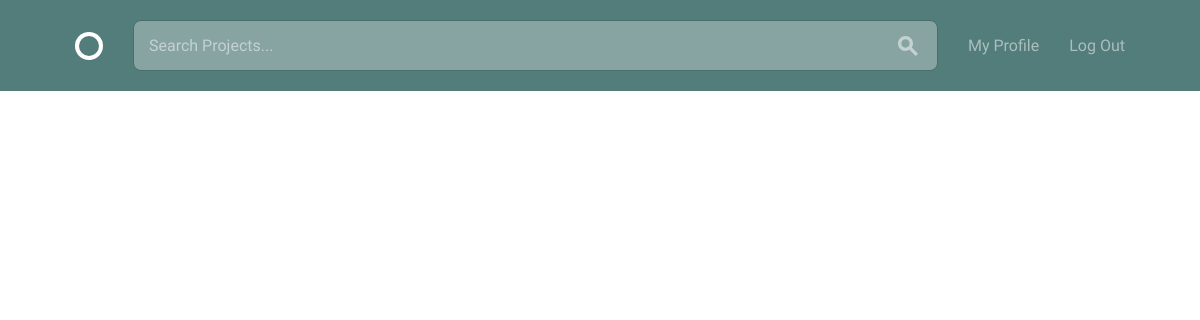
Before: /projects/foster/edit (signed in) with the older database file.
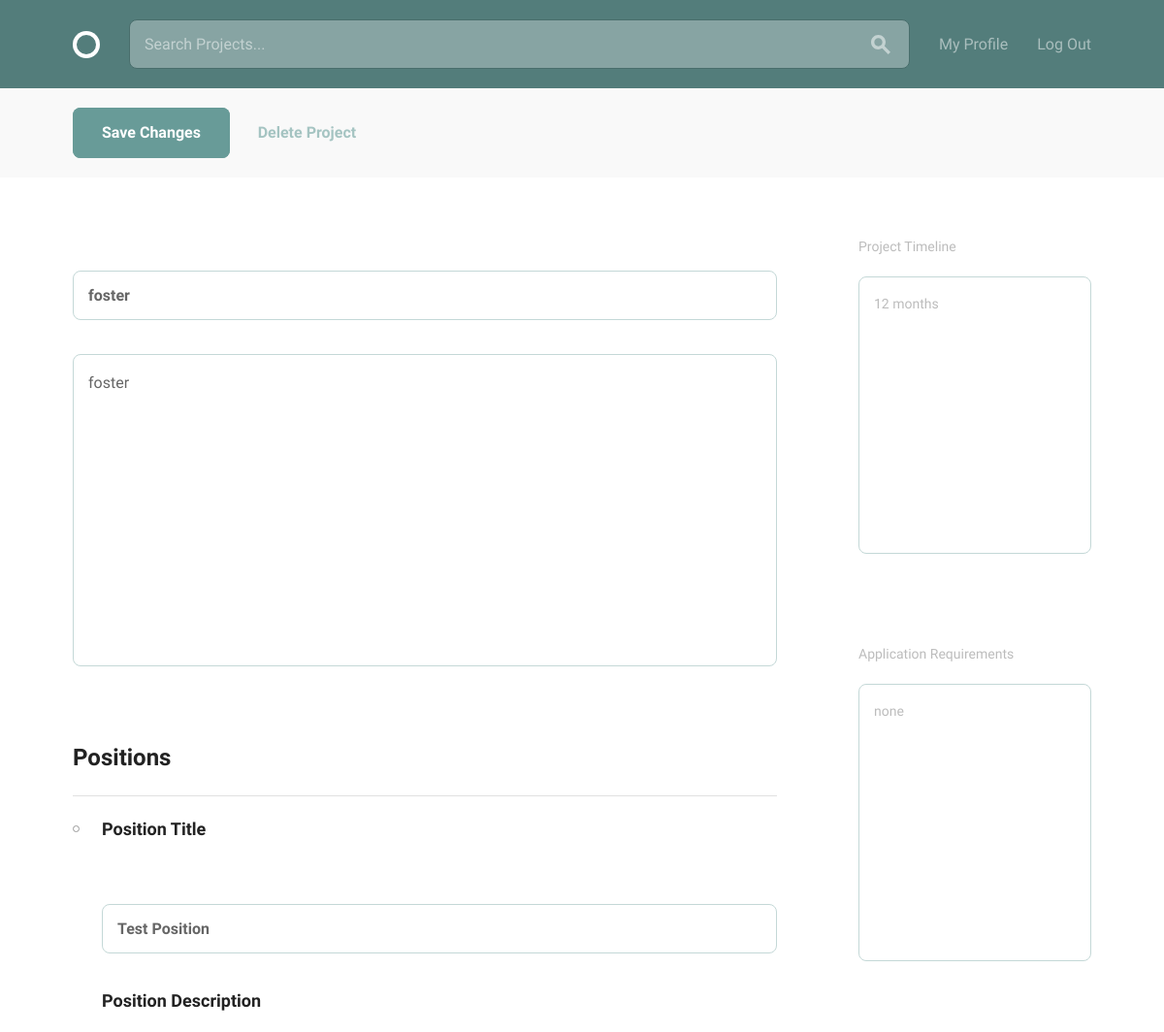
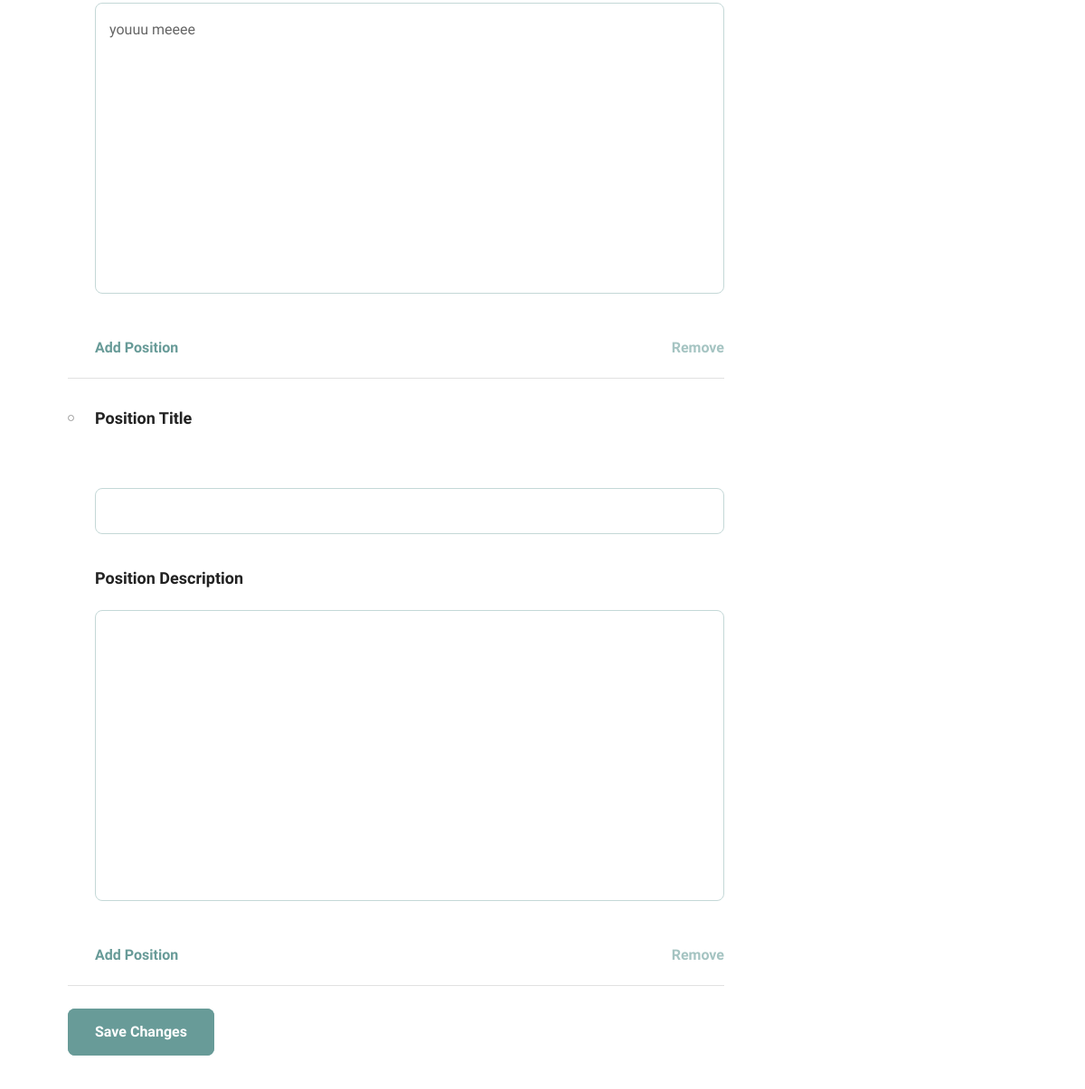
After: the same page with the newer database file (2 pictures, top to bottom).
### projects/models.py (models this page shows, shortened)
class Project(models.Model):
    owner = models.ForeignKey(settings.AUTH_USER_MODEL, on_delete=models.CASCADE, null=True)
    title = models.CharField(max_length=30)
    slug = models.SlugField(null=True)
    description = models.CharField(max_length=150)
    timeline = models.CharField(max_length=30)
    requirements = models.CharField(max_length=150)
    date_created = models.DateTimeField(default=timezone.now)
    positions = models.ManyToManyField('Position', related_name="projects")
    count = models.IntegerField(null=True, default=0)
    class Meta:
        ordering = ['-date_created']

### projects/views.py (the view, shortened to what this page needs)
# urls.py: path('<slug:slug>/edit', login_required(views.ProjectEdit.as_view()), name='project_edit'),
class ProjectEdit(UpdateView):
    model = Project
    form_class = CreateProject
    template_name = 'project_edit.html'
    success_url = reverse_lazy('projects:projects')
    context_object_name = 'project_edit'
    def get_context_data(self, **kwargs):
        context = super(ProjectEdit, self).get_context_data(**kwargs)
        if self.request.POST:
            context['position_formset'] = PositionFormSet(self.request.POST, instance=self.object)
            context['position_formset'].full_clean()
        else:
            context['position_formset'] = PositionFormSet(instance=self.object)
        return context

### projects/forms.py
class CreateProject(forms.ModelForm):
    class Meta:
        model = Project
        fields = ('title', 'description', 'timeline', 'requirements')

### projects/templates/project_edit.html (shortened to what this page needs)
{% extends 'layout.html' %}
{% block body_content %}
{% if user.is_authenticated %}
  {% if user.id == object.owner.id %}
  <form method="POST" enctype="multipart/form-data">
      <body>
        <div class="circle--actions--bar">
          <div class="bounds">
            <div class="grid-100">
                  <button class="button button-primary" type="submit">Save Changes</button>
                  <a class="button button-text" href="{% url 'projects:project_delete' slug=object.slug %}">Delete Project</a>
            </div>
          </div>
        </div>
        <div class="bounds circle--page circle--article">
          <div class="grid-70">
            <div class="circle--article--body">
              <h1 class="circle--input--h1"> {{ form.title }} </h1>
              <p class="circle--textarea--input"> {{ form.description.as_textarea }} </p>
            </div>
            <div class="circle--project--positions">
              <h2>Positions</h2>
              <ul class="circle--group--list circle--clone--list">
                {% for form in position_formset.forms %}
                <li>
                  <h3 class="circle--secondary--module"> Position Title </h3>
                  <h1 class="circle--input--h1"> {{ form.position_title }} </h1>
                  <h3>Position Description</h3>
                  <p class="circle--textarea--input"> {{ form.position_description.as_textarea }} </p>
                  <a class="circle--clone--add" type="submit">Add Position</a>
                  <a class="circle--clone--remove">Remove</a>
                </li>
                {% endfor %}
              </ul>
              <a class="button button-primary" href="project.html">Save Changes</a>
            </div>
          </div>
          <div class="grid-25 grid-push-5">
            <div class="circle--secondary--module">
              <h3>Project Timeline</h3>
              <h3 class="circle--input--h3"> {{ form.timeline.as_textarea }} </h3>
            </div>
            <div class="circle--secondary--module">
              <h3>Application Requirements</h3>
              <h3 class="circle--input--h3"> {{ form.requirements.as_textarea }} </h3>
            </div>
          </div>
        </div>
      </body>
    </form>
  {% endif %}
{% endif %}
{% endblock %}

Changed rows visible on the page:
now on this page (row edited): Project: title "foster", description "foster", timeline "12 months", requirements "none"
changed Project: owner_id 1 → 10 (drawn)
Other visible differences:
text now shown: "Save Changes Delete Project Positions Save Changes Project Timeline Application Requirements"
new list line: "Position Title Test Position Position Description youuu meeee Add Position Remove"
new list line: "Position Title  Position Description  Add Position Remove"
